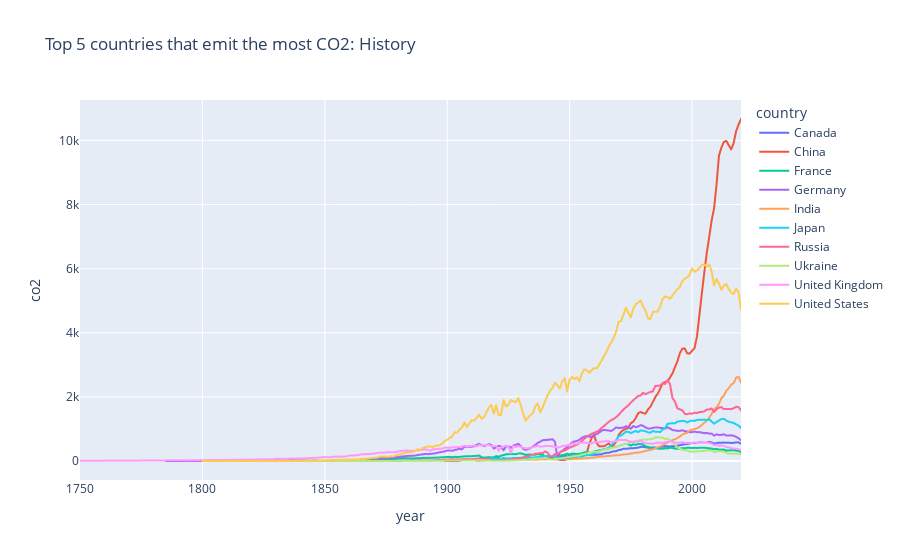

Notebook source saved alongside this figure:
### Markdown cell above
## 3. Visualization

### Code cell
# Line chart. Top 10 countries that emit the most CO2 in history
mask = clean_df['country'].isin(top)
px.line(clean_df[mask], x = 'year', y = 'co2', color = 'country', title = 'Top 5 countries that emit the most CO2: History')

### Figure 1 — Plotly figure (JSON) as saved in the notebook; plotly's stock layout.template omitted (floating-point values rounded to 4 significant figures; data arrays with more than 128 entries replaced by an {"elided": "..."} marker saying what was removed)
{"data": [{"hovertemplate": "country=Canada<br>year=%{x}<br>co2=%{y}<extra></extra>", "legendgroup": "Canada", "line": {"color": "#636efa", "dash": "solid"}, "marker": {"symbol": "circle"}, "mode": "lines", "name": "Canada", "showlegend": true, "type": "scattergl", "x": {"elided": "236 int values"}, "xaxis": "x", "y": {"elided": "236 float values"}, "yaxis": "y"}, {"hovertemplate": "country=China<br>year=%{x}<br>co2=%{y}<extra></extra>", "legendgroup": "China", "line": {"color": "#EF553B", "dash": "solid"}, "marker": {"symbol": "circle"}, "mode": "lines", "name": "China", "showlegend": true, "type": "scattergl", "x": [1899, 1902, 1903, 1904, 1905, 1906, 1907, 1908, 1909, 1910, 1911, 1912, 1913, 1914, 1915, 1916, 1917, 1918, 1919, 1920, 1921, 1922, 1923, 1924, 1925, 1926, 1927, 1928, 1929, 1930, 1931, 1932, 1933, 1934, 1935, 1936, 1937, 1938, 1939, 1940, 1941, 1942, 1943, 1944, 1945, 1946, 1947, 1948, 1949, 1950, 1951, 1952, 1953, 1954, 1955, 1956, 1957, 1958, 1959, 1960, 1961, 1962, 1963, 1964, 1965, 1966, 1967, 1968, 1969, 1970, 1971, 1972, 1973, 1974, 1975, 1976, 1977, 1978, 1979, 1980, 1981, 1982, 1983, 1984, 1985, 1986, 1987, 1988, 1989, 1990, 1991, 1992, 1993, 1994, 1995, 1996, 1997, 1998, 1999, 2000, 2001, 2002, 2003, 2004, 2005, 2006, 2007, 2008, 2009, 2010, 2011, 2012, 2013, 2014, 2015, 2016, 2017, 2018, 2019, 2020], "xaxis": "x", "y": [0.095, 0.095, 1.964, 2.088, 2.297, 17.11, 16.84, 22.73, 20.84, 18.75, 27.85, 9.787, 10.76, 15.11, 16.09, 17.96, 19.85, 21.04, 24.26, 26.77, 25.29, 26.63, 32.15, 35.09, 33.22, 29.59, 33.53, 34.11, 35.8, 37.91, 40.24, 38.59, 42.19, 49.25, 57.6, 64.95, 60.49, 55.3, 67.11, 86.05, 107.5, 113.7, 97.18, 97.77, 50.35, 31.26, 33.55, 23.84, 59.36, 78.83, 102.1, 128.0, 133.8, 160.9, 190.5, 215.8, 255.8, 524.6, 720.2, 798.8, 570.6, 459.6, 456.8, 460.6, 500.3, 549.5, 460.2, 495.5, 607.7, 808.0, 909.2, 968.6, 1008.0, 1028.0, 1183.0, 1226.0, 1341.0, 1493.0, 1526.0, 1494.0, 1476.0, 1607.0, 1694.0, 1845.0, 1998.0, 2104.0, 2258.0, 2426.0, 2464.0, 2485.0, 2606.0, 2731.0, 2922.0, 3100.0, 3358.0, 3503.0, 3510.0, 3360.0, 3350.0, 3439.0, 3515.0, 3873.0, 4545.0, 5224.0, 5877.0, 6489.0, 6979.0, 7497.0, 7887.0, 8617.0, 9529.0, 9776.0, 9953.0, 9986.0, 9848.0, 9720.0, 9920.0, 10290.0, 10490.0, 10670.0], "yaxis": "y"}, {"hovertemplate": "country=France<br>year=%{x}<br>co2=%{y}<extra></extra>", "legendgroup": "France", "line": {"color": "#00cc96", "dash": "solid"}, "marker": {"symbol": "circle"}, "mode": "lines", "name": "France", "showlegend": true, "type": "scattergl", "x": {"elided": "213 int values"}, "xaxis": "x", "y": {"elided": "213 float values"}, "yaxis": "y"}, {"hovertemplate": "country=Germany<br>year=%{x}<br>co2=%{y}<extra></extra>", "legendgroup": "Germany", "line": {"color": "#ab63fa", "dash": "solid"}, "marker": {"symbol": "circle"}, "mode": "lines", "name": "Germany", "showlegend": true, "type": "scattergl", "x": {"elided": "229 int values"}, "xaxis": "x", "y": {"elided": "229 float values"}, "yaxis": "y"}, {"hovertemplate": "country=India<br>year=%{x}<br>co2=%{y}<extra></extra>", "legendgroup": "India", "line": {"color": "#FFA15A", "dash": "solid"}, "marker": {"symbol": "circle"}, "mode": "lines", "name": "India", "showlegend": true, "type": "scattergl", "x": {"elided": "152 int values"}, "xaxis": "x", "y": {"elided": "152 float values"}, "yaxis": "y"}, {"hovertemplate": "country=Japan<br>year=%{x}<br>co2=%{y}<extra></extra>", "legendgroup": "Japan", "line": {"color": "#19d3f3", "dash": "solid"}, "marker": {"symbol": "circle"}, "mode": "lines", "name": "Japan", "showlegend": true, "type": "scattergl", "x": {"elided": "153 int values"}, "xaxis": "x", "y": {"elided": "153 float values"}, "yaxis": "y"}, {"hovertemplate": "country=Russia<br>year=%{x}<br>co2=%{y}<extra></extra>", "legendgroup": "Russia", "line": {"color": "#FF6692", "dash": "solid"}, "marker": {"symbol": "circle"}, "mode": "lines", "name": "Russia", "showlegend": true, "type": "scattergl", "x": {"elided": "169 int values"}, "xaxis": "x", "y": {"elided": "169 float values"}, "yaxis": "y"}, {"hovertemplate": "country=Ukraine<br>year=%{x}<br>co2=%{y}<extra></extra>", "legendgroup": "Ukraine", "line": {"color": "#B6E880", "dash": "solid"}, "marker": {"symbol": "circle"}, "mode": "lines", "name": "Ukraine", "showlegend": true, "type": "scattergl", "x": {"elided": "169 int values"}, "xaxis": "x", "y": {"elided": "169 float values"}, "yaxis": "y"}, {"hovertemplate": "country=United Kingdom<br>year=%{x}<br>co2=%{y}<extra></extra>", "legendgroup": "United Kingdom", "line": {"color": "#FF97FF", "dash": "solid"}, "marker": {"symbol": "circle"}, "mode": "lines", "name": "United Kingdom", "showlegend": true, "type": "scattergl", "x": {"elided": "271 int values"}, "xaxis": "x", "y": {"elided": "271 float values"}, "yaxis": "y"}, {"hovertemplate": "country=United States<br>year=%{x}<br>co2=%{y}<extra></extra>", "legendgroup": "United States", "line": {"color": "#FECB52", "dash": "solid"}, "marker": {"symbol": "circle"}, "mode": "lines", "name": "United States", "showlegend": true, "type": "scattergl", "x": {"elided": "221 int values"}, "xaxis": "x", "y": {"elided": "221 float values"}, "yaxis": "y"}], "layout": {"legend": {"title": {"text": "country"}, "tracegroupgap": 0}, "title": {"text": "Top 5 countries that emit the most CO2: History"}, "xaxis": {"anchor": "y", "domain": [0, 1], "title": {"text": "year"}}, "yaxis": {"anchor": "x", "domain": [0, 1], "title": {"text": "co2"}}}}
